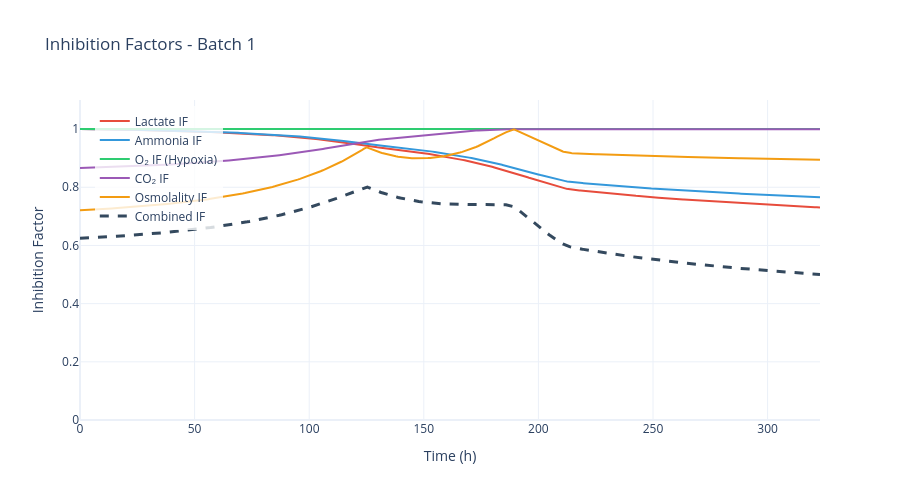

The cell this chart's notebook holds for it:
### Code cell
# Inhibition factors (lactate, ammonia, O2, osmolality)
fig = data.plot_inhibition_factors(batch_number=BATCH_NUMBER)
fig.show()

### Figure 1 — Plotly figure (JSON) as saved in the notebook; plotly's stock layout.template omitted (floating-point values rounded to 4 significant figures; data arrays with more than 128 entries replaced by an {"elided": "..."} marker saying what was removed)
{"data": [{"line": {"color": "#E74C3C", "width": 2}, "mode": "lines", "name": "Lactate IF", "type": "scatter", "x": {"elided": "1435 float values"}, "y": {"elided": "1435 float values"}}, {"line": {"color": "#3498DB", "width": 2}, "mode": "lines", "name": "Ammonia IF", "type": "scatter", "x": {"elided": "1435 float values"}, "y": {"elided": "1435 float values"}}, {"line": {"color": "#2ECC71", "width": 2}, "mode": "lines", "name": "O₂ IF (Hypoxia)", "type": "scatter", "x": {"elided": "1435 float values"}, "y": {"elided": "1435 float values"}}, {"line": {"color": "#9B59B6", "width": 2}, "mode": "lines", "name": "CO₂ IF", "type": "scatter", "x": {"elided": "1435 float values"}, "y": {"elided": "1435 float values"}}, {"line": {"color": "#F39C12", "width": 2}, "mode": "lines", "name": "Osmolality IF", "type": "scatter", "x": {"elided": "1435 float values"}, "y": {"elided": "1435 float values"}}, {"line": {"color": "#34495E", "dash": "dash", "width": 3}, "mode": "lines", "name": "Combined IF", "type": "scatter", "x": {"elided": "1435 float values"}, "y": {"elided": "1435 float values"}}], "layout": {"height": 500, "hovermode": "x unified", "legend": {"bgcolor": "rgba(255,255,255,0.8)", "x": 0.02, "y": 0.98}, "title": {"text": "Inhibition Factors - Batch 1"}, "width": 900, "xaxis": {"title": {"text": "Time (h)"}}, "yaxis": {"range": [0, 1.1], "title": {"text": "Inhibition Factor"}}}}
